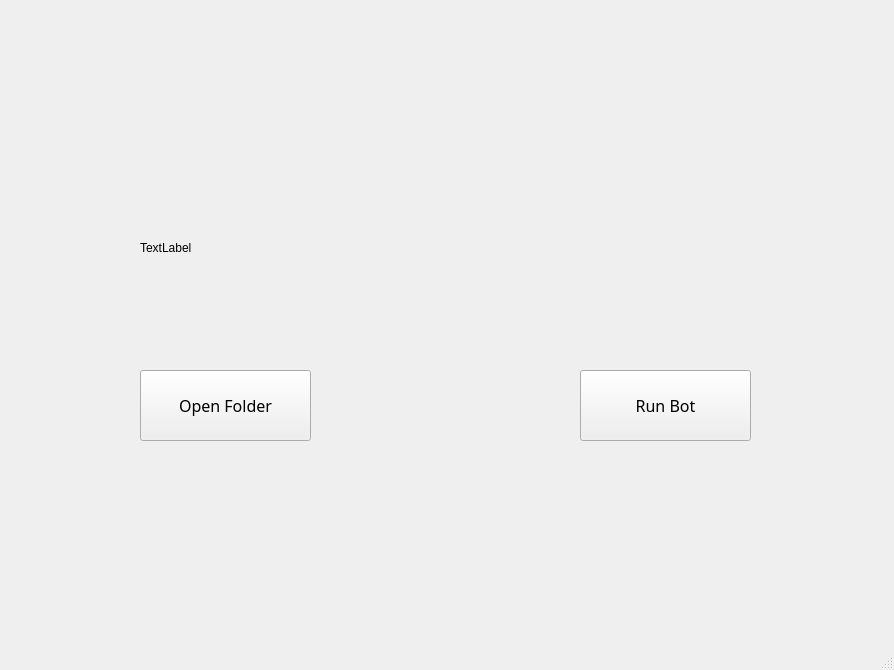
<?xml version="1.0" encoding="UTF-8"?>
<ui version="4.0">
 <class>MainWindow</class>
 <widget class="QMainWindow" name="MainWindow">
  <property name="geometry">
   <rect>
    <x>0</x>
    <y>0</y>
    <width>894</width>
    <height>670</height>
   </rect>
  </property>
  <property name="windowTitle">
   <string>MainWindow</string>
  </property>
  <property name="autoFillBackground">
   <bool>false</bool>
  </property>
  <widget class="QWidget" name="centralwidget">
   <widget class="QLabel" name="sQlogo">
    <property name="geometry">
     <rect>
      <x>170</x>
      <y>30</y>
      <width>541</width>
      <height>111</height>
     </rect>
    </property>
    <property name="autoFillBackground">
     <bool>true</bool>
    </property>
    <property name="text">
     <string/>
    </property>
    <property name="pixmap">
     <pixmap>D:/ASASASAS.png</pixmap>
    </property>
    <property name="scaledContents">
     <bool>false</bool>
    </property>
   </widget>
   <widget class="QPushButton" name="openFile">
    <property name="geometry">
     <rect>
      <x>140</x>
      <y>370</y>
      <width>171</width>
      <height>71</height>
     </rect>
    </property>
    <property name="font">
     <font>
      <family>Bahnschrift SemiCondensed</family>
      <pointsize>12</pointsize>
      <weight>50</weight>
      <bold>false</bold>
     </font>
    </property>
    <property name="statusTip">
     <string>Click this and it will redirect you to your local file explorer.</string>
    </property>
    <property name="text">
     <string>Open Folder</string>
    </property>
   </widget>
   <widget class="QLabel" name="filePath">
    <property name="geometry">
     <rect>
      <x>140</x>
      <y>240</y>
      <width>601</width>
      <height>16</height>
     </rect>
    </property>
    <property name="text">
     <string>TextLabel</string>
    </property>
   </widget>
   <widget class="QPushButton" name="runFile">
    <property name="geometry">
     <rect>
      <x>580</x>
      <y>370</y>
      <width>171</width>
      <height>71</height>
     </rect>
    </property>
    <property name="font">
     <font>
      <family>Bahnschrift SemiCondensed</family>
      <pointsize>12</pointsize>
      <weight>50</weight>
      <bold>false</bold>
     </font>
    </property>
    <property name="statusTip">
     <string>Click this and it will start to run.</string>
    </property>
    <property name="text">
     <string>Run Bot</string>
    </property>
   </widget>
  </widget>
  <widget class="QMenuBar" name="menubar">
   <property name="geometry">
    <rect>
     <x>0</x>
     <y>0</y>
     <width>894</width>
     <height>26</height>
    </rect>
   </property>
  </widget>
  <widget class="QStatusBar" name="statusbar"/>
 </widget>
 <resources/>
 <connections/>
</ui>
